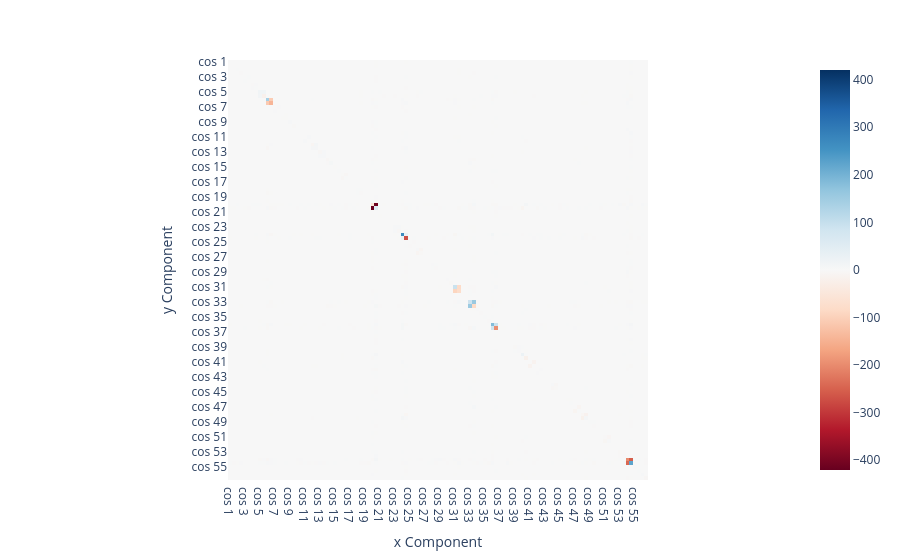
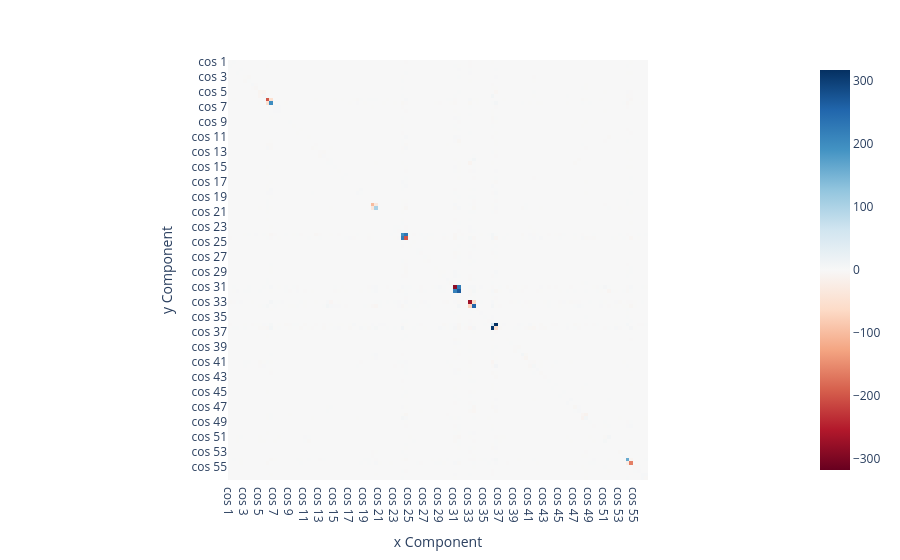

The cell these charts' notebook holds for them, in order:
### Code cell
imshow_fourier(plotting_coeffs.reshape(p*p,2)[:,0], exclude_const=True)
imshow_fourier(plotting_coeffs.reshape(p*p,2)[:,1], exclude_const=True)

### Figure 1 — Plotly figure (JSON) as saved in the notebook; plotly's stock layout.template omitted (floating-point values rounded to 4 significant figures; data arrays with more than 128 entries replaced by an {"elided": "..."} marker saying what was removed)
{"data": [{"coloraxis": "coloraxis", "name": "0", "x": ["cos 1", "sin 1", "cos 2", "sin 2", "cos 3", "sin 3", "cos 4", "sin 4", "cos 5", "sin 5", "cos 6", "sin 6", "cos 7", "sin 7", "cos 8", "sin 8", "cos 9", "sin 9", "cos 10", "sin 10", "cos 11", "sin 11", "cos 12", "sin 12", "cos 13", "sin 13", "cos 14", "sin 14", "cos 15", "sin 15", "cos 16", "sin 16", "cos 17", "sin 17", "cos 18", "sin 18", "cos 19", "sin 19", "cos 20", "sin 20", "cos 21", "sin 21", "cos 22", "sin 22", "cos 23", "sin 23", "cos 24", "sin 24", "cos 25", "sin 25", "cos 26", "sin 26", "cos 27", "sin 27", "cos 28", "sin 28", "cos 29", "sin 29", "cos 30", "sin 30", "cos 31", "sin 31", "cos 32", "sin 32", "cos 33", "sin 33", "cos 34", "sin 34", "cos 35", "sin 35", "cos 36", "sin 36", "cos 37", "sin 37", "cos 38", "sin 38", "cos 39", "sin 39", "cos 40", "sin 40", "cos 41", "sin 41", "cos 42", "sin 42", "cos 43", "sin 43", "cos 44", "sin 44", "cos 45", "sin 45", "cos 46", "sin 46", "cos 47", "sin 47", "cos 48", "sin 48", "cos 49", "sin 49", "cos 50", "sin 50", "cos 51", "sin 51", "cos 52", "sin 52", "cos 53", "sin 53", "cos 54", "sin 54", "cos 55", "sin 55", "cos 56", "sin 56"], "y": ["cos 1", "sin 1", "cos 2", "sin 2", "cos 3", "sin 3", "cos 4", "sin 4", "cos 5", "sin 5", "cos 6", "sin 6", "cos 7", "sin 7", "cos 8", "sin 8", "cos 9", "sin 9", "cos 10", "sin 10", "cos 11", "sin 11", "cos 12", "sin 12", "cos 13", "sin 13", "cos 14", "sin 14", "cos 15", "sin 15", "cos 16", "sin 16", "cos 17", "sin 17", "cos 18", "sin 18", "cos 19", "sin 19", "cos 20", "sin 20", "cos 21", "sin 21", "cos 22", "sin 22", "cos 23", "sin 23", "cos 24", "sin 24", "cos 25", "sin 25", "cos 26", "sin 26", "cos 27", "sin 27", "cos 28", "sin 28", "cos 29", "sin 29", "cos 30", "sin 30", "cos 31", "sin 31", "cos 32", "sin 32", "cos 33", "sin 33", "cos 34", "sin 34", "cos 35", "sin 35", "cos 36", "sin 36", "cos 37", "sin 37", "cos 38", "sin 38", "cos 39", "sin 39", "cos 40", "sin 40", "cos 41", "sin 41", "cos 42", "sin 42", "cos 43", "sin 43", "cos 44", "sin 44", "cos 45", "sin 45", "cos 46", "sin 46", "cos 47", "sin 47", "cos 48", "sin 48", "cos 49", "sin 49", "cos 50", "sin 50", "cos 51", "sin 51", "cos 52", "sin 52", "cos 53", "sin 53", "cos 54", "sin 54", "cos 55", "sin 55", "cos 56", "sin 56"], "z": {"elided": "112x112 float values"}, "type": "heatmap", "xaxis": "x", "yaxis": "y", "hovertemplate": "%{x}x * %{y}y<br>Value:%{z:.4f}"}], "layout": {"xaxis": {"anchor": "y", "domain": [0, 1], "scaleanchor": "y", "constrain": "domain", "title": {"text": "x Component"}}, "yaxis": {"anchor": "x", "domain": [0, 1], "autorange": "reversed", "constrain": "domain", "title": {"text": "y Component"}}, "coloraxis": {"colorscale": [[0, "rgb(103,0,31)"], [0.1, "rgb(178,24,43)"], [0.2, "rgb(214,96,77)"], [0.3, "rgb(244,165,130)"], [0.4, "rgb(253,219,199)"], [0.5, "rgb(247,247,247)"], [0.6, "rgb(209,229,240)"], [0.7, "rgb(146,197,222)"], [0.8, "rgb(67,147,195)"], [0.9, "rgb(33,102,172)"], [1, "rgb(5,48,97)"]], "cmid": 0}, "margin": {"t": 60}}}

### Figure 2 — Plotly figure (JSON) as saved in the notebook; plotly's stock layout.template omitted (floating-point values rounded to 4 significant figures; data arrays with more than 128 entries replaced by an {"elided": "..."} marker saying what was removed)
{"data": [{"coloraxis": "coloraxis", "name": "0", "x": ["cos 1", "sin 1", "cos 2", "sin 2", "cos 3", "sin 3", "cos 4", "sin 4", "cos 5", "sin 5", "cos 6", "sin 6", "cos 7", "sin 7", "cos 8", "sin 8", "cos 9", "sin 9", "cos 10", "sin 10", "cos 11", "sin 11", "cos 12", "sin 12", "cos 13", "sin 13", "cos 14", "sin 14", "cos 15", "sin 15", "cos 16", "sin 16", "cos 17", "sin 17", "cos 18", "sin 18", "cos 19", "sin 19", "cos 20", "sin 20", "cos 21", "sin 21", "cos 22", "sin 22", "cos 23", "sin 23", "cos 24", "sin 24", "cos 25", "sin 25", "cos 26", "sin 26", "cos 27", "sin 27", "cos 28", "sin 28", "cos 29", "sin 29", "cos 30", "sin 30", "cos 31", "sin 31", "cos 32", "sin 32", "cos 33", "sin 33", "cos 34", "sin 34", "cos 35", "sin 35", "cos 36", "sin 36", "cos 37", "sin 37", "cos 38", "sin 38", "cos 39", "sin 39", "cos 40", "sin 40", "cos 41", "sin 41", "cos 42", "sin 42", "cos 43", "sin 43", "cos 44", "sin 44", "cos 45", "sin 45", "cos 46", "sin 46", "cos 47", "sin 47", "cos 48", "sin 48", "cos 49", "sin 49", "cos 50", "sin 50", "cos 51", "sin 51", "cos 52", "sin 52", "cos 53", "sin 53", "cos 54", "sin 54", "cos 55", "sin 55", "cos 56", "sin 56"], "y": ["cos 1", "sin 1", "cos 2", "sin 2", "cos 3", "sin 3", "cos 4", "sin 4", "cos 5", "sin 5", "cos 6", "sin 6", "cos 7", "sin 7", "cos 8", "sin 8", "cos 9", "sin 9", "cos 10", "sin 10", "cos 11", "sin 11", "cos 12", "sin 12", "cos 13", "sin 13", "cos 14", "sin 14", "cos 15", "sin 15", "cos 16", "sin 16", "cos 17", "sin 17", "cos 18", "sin 18", "cos 19", "sin 19", "cos 20", "sin 20", "cos 21", "sin 21", "cos 22", "sin 22", "cos 23", "sin 23", "cos 24", "sin 24", "cos 25", "sin 25", "cos 26", "sin 26", "cos 27", "sin 27", "cos 28", "sin 28", "cos 29", "sin 29", "cos 30", "sin 30", "cos 31", "sin 31", "cos 32", "sin 32", "cos 33", "sin 33", "cos 34", "sin 34", "cos 35", "sin 35", "cos 36", "sin 36", "cos 37", "sin 37", "cos 38", "sin 38", "cos 39", "sin 39", "cos 40", "sin 40", "cos 41", "sin 41", "cos 42", "sin 42", "cos 43", "sin 43", "cos 44", "sin 44", "cos 45", "sin 45", "cos 46", "sin 46", "cos 47", "sin 47", "cos 48", "sin 48", "cos 49", "sin 49", "cos 50", "sin 50", "cos 51", "sin 51", "cos 52", "sin 52", "cos 53", "sin 53", "cos 54", "sin 54", "cos 55", "sin 55", "cos 56", "sin 56"], "z": {"elided": "112x112 float values"}, "type": "heatmap", "xaxis": "x", "yaxis": "y", "hovertemplate": "%{x}x * %{y}y<br>Value:%{z:.4f}"}], "layout": {"xaxis": {"anchor": "y", "domain": [0, 1], "scaleanchor": "y", "constrain": "domain", "title": {"text": "x Component"}}, "yaxis": {"anchor": "x", "domain": [0, 1], "autorange": "reversed", "constrain": "domain", "title": {"text": "y Component"}}, "coloraxis": {"colorscale": [[0, "rgb(103,0,31)"], [0.1, "rgb(178,24,43)"], [0.2, "rgb(214,96,77)"], [0.3, "rgb(244,165,130)"], [0.4, "rgb(253,219,199)"], [0.5, "rgb(247,247,247)"], [0.6, "rgb(209,229,240)"], [0.7, "rgb(146,197,222)"], [0.8, "rgb(67,147,195)"], [0.9, "rgb(33,102,172)"], [1, "rgb(5,48,97)"]], "cmid": 0}, "margin": {"t": 60}}}
